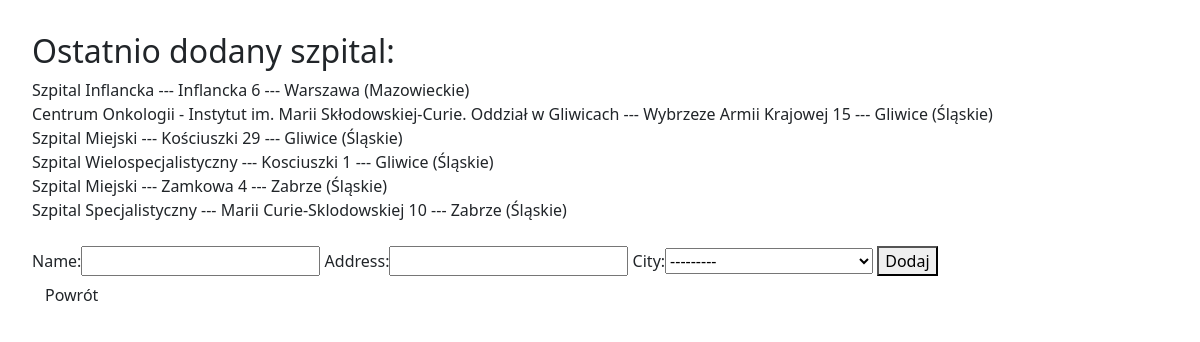
The page /covid/add_hospital/ (signed in) on the database its author committed.
### covid/models.py (models this page shows, shortened)
class Hospital(models.Model):
    name = models.CharField(max_length=100)
    address = models.CharField(max_length=60)
    city = models.ForeignKey(City, on_delete=models.PROTECT, related_name='HospitalCity')

class City(models.Model):
    name = models.CharField(max_length=32)
    county = models.CharField(max_length=32)
    province = models.CharField(max_length=32)
    def __str__(self):
        return self.name_province()
    def name_province(self):
        return "{} ({})".format(self.name, self.province)

### covid/views.py (the view)
# urls.py: path('add_hospital/', add_hospital, name='add_hospital'),
@login_required
def add_hospital(request):
    if Hospital.objects.count() <= 5:
        hospitals = Hospital.objects.order_by('-id')
    else:
        hospitals = Hospital.objects.order_by('-id')[0:6]
    form_hospital = HospitalForm(request.POST or None)
    if form_hospital.is_valid():
        form_hospital.save()
        return redirect(main)
    return render(request, 'add_hospital.html', {'form_hospital': form_hospital, 'hospitals': hospitals})

### covid/forms.py
class HospitalForm(ModelForm):
    class Meta:
        model = Hospital
        fields = ['name', 'address', 'city']

### templates/add_hospital.html (shortened to what this page needs)
{% extends 'pattern.html' %}
{% load bootstrap %}
{% block page %}
    <h2>Ostatnio dodany szpital:</h2>
    {% for hospital in hospitals %}
        {{ hospital.name }} --- {{ hospital.address }} --- {{ hospital.city }} <br>
    {% endfor %}
    <br>
    <form method="POST" enctype="multipart/form-data">
        {{ form_hospital|bootstrap }}
        <button type="submit">Dodaj</button>
    </form>
    <a href="{% url 'main' %}" class="btn" >Powrót</a>
{% endblock %}

### static/global.css (style rules this page uses)
body { padding: 2em; }

### rows shown on the page
Hospital: name "Szpital Inflancka", address "Inflancka 6", city "Warszawa (Mazowieckie)"
Hospital: name "Centrum Onkologii - Instytut im. Marii Skłodowskiej-Curie. Oddział w Gliwicach", address "Wybrzeze Armii Krajowej 15", city "Gliwice (Śląskie)"
Hospital: name "Szpital Miejski", address "Kościuszki 29", city "Gliwice (Śląskie)"
Hospital: name "Szpital Wielospecjalistyczny", address "Kosciuszki 1", city "Gliwice (Śląskie)"
Hospital: name "Szpital Miejski", address "Zamkowa 4", city "Zabrze (Śląskie)"
Hospital: name "Szpital Specjalistyczny", address "Marii Curie-Sklodowskiej 10", city "Zabrze (Śląskie)"
